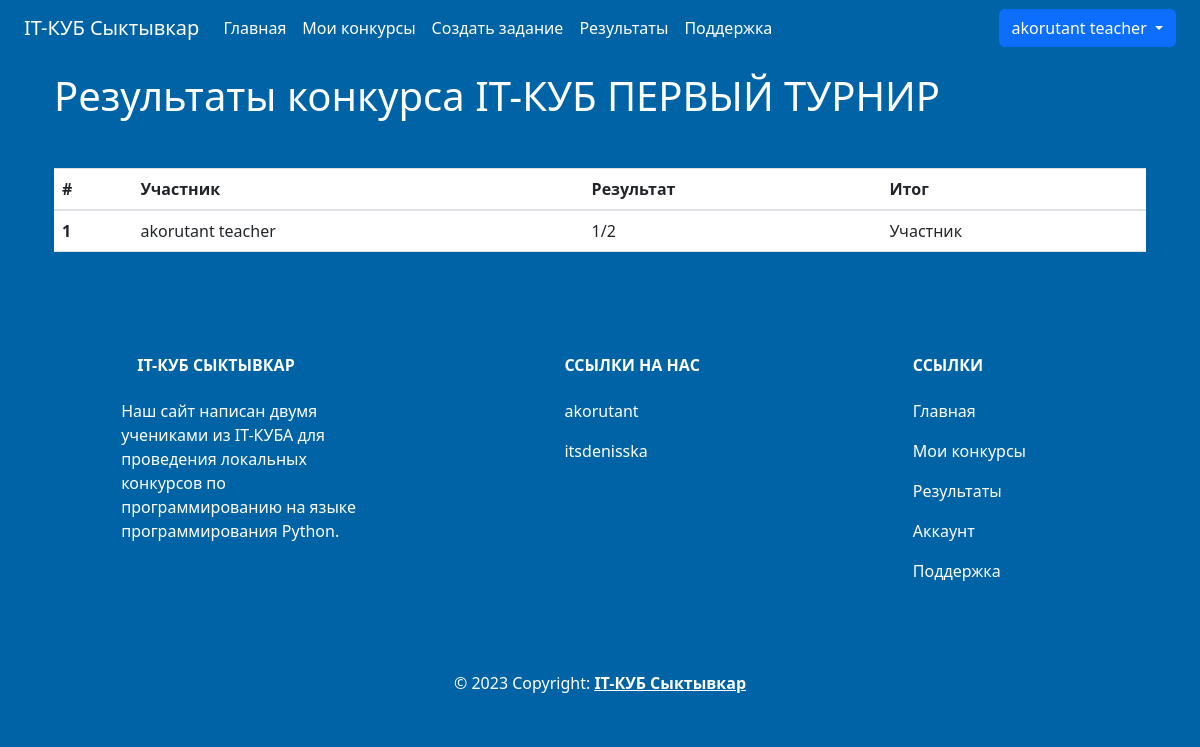
Screenshot of /contest/results/1 (signed in) with the database file from the repository.
### data/users.py (models this page shows, shortened)
class User(SqlAlchemyBase, UserMixin):
    __tablename__ = 'users'
    id = sqlalchemy.Column(sqlalchemy.Integer,
                           primary_key=True, autoincrement=True)
    login = sqlalchemy.Column(sqlalchemy.String, nullable=False)
    firstname = sqlalchemy.Column(sqlalchemy.String, nullable=False)
    surname = sqlalchemy.Column(sqlalchemy.String, nullable=False)
    patronymic = sqlalchemy.Column(sqlalchemy.String, nullable=False)
    job_title = sqlalchemy.Column(sqlalchemy.String, nullable=False)
    email = sqlalchemy.Column(sqlalchemy.String,
                              index=True, unique=True, nullable=False)
    hashed_password = sqlalchemy.Column(sqlalchemy.String, nullable=False)
    count_contests = sqlalchemy.Column(sqlalchemy.Integer, nullable=False, default=0)
    count_wins = sqlalchemy.Column(sqlalchemy.Integer, nullable=False, default=0)
    avatar = sqlalchemy.Column(sqlalchemy.String, nullable=True)
    created_date = sqlalchemy.Column(sqlalchemy.DateTime,
                                     default=datetime.now)
    contest_results = orm.relationship('ContestResults', backref='user')

### data/contests.py (models this page shows)
class Contest(SqlAlchemyBase):
    __tablename__ = "contests"
    id = sqlalchemy.Column(sqlalchemy.Integer,
                           primary_key=True, autoincrement=True)
    title = sqlalchemy.Column(sqlalchemy.String, nullable=False, unique=True)
    description = sqlalchemy.Column(sqlalchemy.String, nullable=False)
    author_id = sqlalchemy.Column(sqlalchemy.Integer,
                                  sqlalchemy.ForeignKey("teachers.user_id"))
    join_deadline = sqlalchemy.Column(sqlalchemy.DateTime, nullable=False)
    end_deadline = sqlalchemy.Column(sqlalchemy.DateTime, nullable=False)
    teacher = orm.relationship('Teacher')
    tasks = orm.relationship('Task', secondary='contest_to_task', backref='contest')
    contest_results = orm.relationship("ContestResults")

### data/contest_results.py (models this page shows)
class ContestResults(SqlAlchemyBase):
		__tablename__ = "contests_results"
		id = sqlalchemy.Column(sqlalchemy.Integer,
							primary_key=True, autoincrement=True)
		student_id = sqlalchemy.Column(sqlalchemy.Integer,
									sqlalchemy.ForeignKey("users.id"))
		contest_id = sqlalchemy.Column(sqlalchemy.Integer,
									sqlalchemy.ForeignKey("contests.id"))
		complited = sqlalchemy.Column(sqlalchemy.Integer)
		count_tasks = sqlalchemy.Column(sqlalchemy.Integer)
		student = orm.relationship("User")

### main.py (the view)
@app.route("/contest/results/<int:contest_id>")
@login_required
def contests_results(contest_id):
    db_sess = db_session.create_session()
    contest = db_sess.query(Contest).filter(Contest.id == contest_id).first()
    contest_results = db_sess.query(ContestResults).filter(ContestResults.contest_id == contest_id).all()
    return render_template('contest_results.html', contest=contest, results=contest_results)

### data/db_session.py (called while the page is built)
def create_session() -> Session:
    global __factory
    return __factory()

### main.py (called while the page is built)
@login_manager.user_loader
def load_user(user_id):
    db_sess = db_session.create_session()
    return db_sess.query(User).get(user_id)

### templates/contest_results.html
{% extends 'base.html' %} {% block content %}
<div class="container mt-3 text-white">
  <h1>Результаты конкурса {{contest.title}}</h1>
    <table class="table text-white mt-5">
  <thead>
    <tr>
      <th scope="col">#</th>
      <th scope="col">Участник</th>
      <th scope="col">Результат</th>
      <th scope="col">Итог</th>
    </tr>
  </thead>
  <tbody>
  {% for result in results %}
  <tr>
      <th scope="row">{{ loop.index }}</th>
      <td>{{ result.user.login }}</td>
      <td>{{ result.complited }}/{{ result.count_tasks }}</td>
      <td>
          {% set a = result.complited %}
          {% set b = result.count_tasks %}
          {% if a == b %}
          Диплом I степени
          {% elif a / b * 100 | int > 80 %}
          Диплом II степени
          {% elif a / b * 100 | int > 60 %}
          Диплом III степени
          {% else %}
          Участник
          {% endif %}
      </td>
  </tr>
  {% endfor %}
  </tbody>
</table>
</div>
{% endblock %}

### templates/base.html (shortened to what this page needs)
<!DOCTYPE html>
<html lang="ru">
<head>
    <link
            rel="stylesheet"
            href="https://stackpath.bootstrapcdn.com/bootstrap/4.4.1/css/bootstrap.min.css"
    />
    <link
            href="https://cdn.jsdelivr.net/npm/bootstrap@5.3.0-alpha3/dist/css/bootstrap.min.css"
            rel="stylesheet"
    />
    <link rel="stylesheet" href="{{ url_for('static', filename='css/style.css') }}"/>
</head>
<body class="navbar-background">
<header class="container-fluid navbar-background">
    <nav class="navbar navbar-expand-lg navbar-background">
        <div class="container-fluid">
            <a class="navbar-brand text-white" href="{{ url_for('index') }}">IT-КУБ Сыктывкар</a>
            <div
                    class="collapse navbar-collapse justify-content-between"
                    id="navbarSupportedContent"
            >
                <ul class="navbar-nav me-auto mb-2 mb-lg-0">
                    <li class="nav-item">
                        <a
                                class="nav-link active text-white"
                                aria-current="page"
                                href="{{ url_for('index') }}"
                        >Главная</a
                        >
                    </li>
                    {% if current_user.is_authenticated %}
                    {% if current_user.job_title == "teacher" %}
                    <li>
                        <a class="nav-link text-white" href="{{ url_for('contests_teacher') }}">Мои конкурсы</a>
                    </li>
                    <li>
                        <a class="nav-link text-white" href="{{ url_for('tasks_add') }}">Создать задание</a>
                    </li>
                    {% endif %}
                    <li class="nav-item">
                        <a class="nav-link text-white" href="{{ url_for('results') }}">Результаты</a>
                    </li>
                    {% endif %}
                    <li class="nav-item">
                        <a class="nav-link text-white" href="{{ url_for('help') }}">Поддержка</a>
                    </li>
                </ul>
                <div>
                    {% if current_user.is_authenticated %}
                    <div class="btn-group dropdown-center">
                        <button type="button" class="btn btn-primary dropdown-toggle"
                                data-bs-toggle="dropdown"
                                aria-expanded="false">
                            {{ current_user.login }}
                        </button>
                    </div>
                    {% else %}
                    <a class="btn btn-primary" href="{{ url_for('login') }}">Войти</a>
                    <a class="btn btn-primary" href="{{ url_for('register') }}">Регистрация</a>
                    {% endif %}
                </div>
            </div>
        </div>
    </nav>
</header>
<main role="main" class="container">
    {% block content %} {% endblock %}
</main>
<footer class="text-center text-lg-start navbar-background text-muted">
    <section
            class="d-flex justify-content-center justify-content-lg-between p-4"
    >
        <div class="container text-center text-md-start mt-5 text-white">
            <div class="row mt-3">
                <div class="col-md-3 col-lg-4 col-xl-3 mx-auto mb-4">
                    <h6 class="text-uppercase fw-bold mb-4">
                        IT-КУБ Сыктывкар
                    </h6>
                    <p>Наш сайт написан двумя учениками из IT-КУБА для проведения локальных конкурсов по программированию на языке программирования Python.</p>
                </div>
                <div class="col-md-2 col-lg-2 col-xl-2 mx-auto mb-4">
                    <h6 class="text-uppercase fw-bold mb-4">Ссылки на нас</h6>
                    <p>
                        <a href="https://akoru.works/" class="nav-link text-white">akorutant</a>
                    </p>
                    <p>
                        <a href="https://t.me/itsdenisska" class="nav-link text-white">itsdenisska</a>
                    </p>
                </div>
                <div class="col-md-3 col-lg-2 col-xl-2 mx-auto mb-4">
                    <h6 class="text-uppercase fw-bold mb-4">Ссылки</h6>
                    <p>
                        <a href="{{ url_for('index') }}" class="nav-link text-white">Главная</a>
                    </p>
                    {% if current_user.is_authenticated %}
                    {% if current_user.job_title == "teacher" %}
                    <p>
                        <a class="nav-link text-white" href="{{ url_for('contests_teacher') }}">Мои конкурсы</a>
                    </p>
                    {% endif %}
                    <p>
                        <a href="{{ url_for('results') }}" class="nav-link text-white">Результаты</a>
                    </p>
                    <p>
                        <a class="nav-link text-white" href="{{ url_for('account', user_id=current_user.id) }}">Аккаунт</a>
                    </p>
                    {% endif %}
                    <p>
                        <a href="{{ url_for('help') }}" class="nav-link text-white">Поддержка</a>
                    </p>
                </div>
            </div>
        </div>
    </section>
    <div class="text-center p-4 text-white">
        © 2023 Copyright:
        <a class="text-reset fw-bold" href="{{ url_for('index') }}">IT-КУБ Сыктывкар</a>
    </div>
</footer>
</body>
</html>

### static/css/style.css (style rules this page uses)
.navbar-background { background-color: #0063a6; }

### rows the page displays
User: login "akorutant teacher"
Contest: title "IT-КУБ ПЕРВЫЙ ТУРНИР"
ContestResults: user.login "akorutant teacher", complited "1", count_tasks "2"
